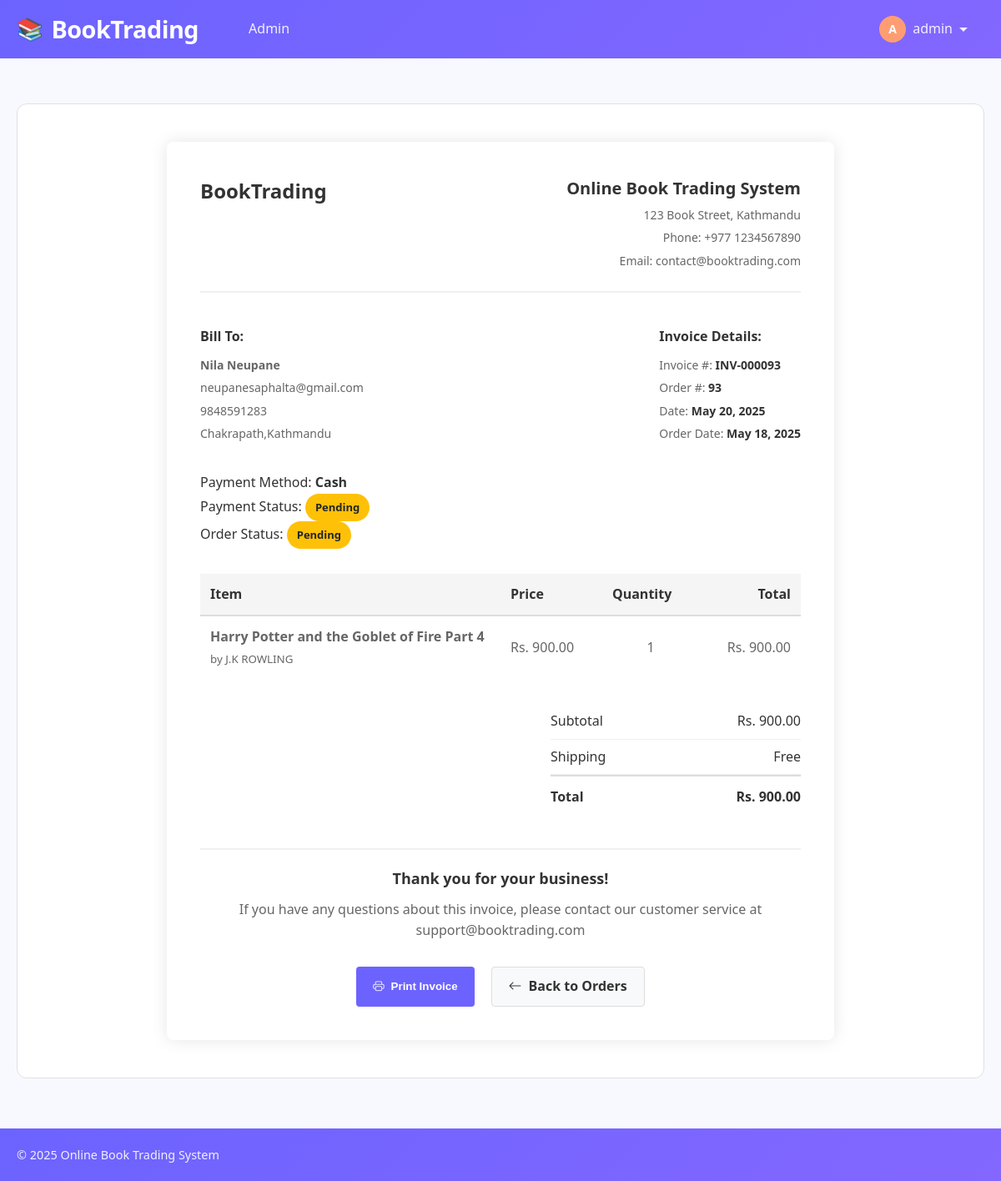
Screenshot of /invoice.php?id=93 (signed in) with the database file from the repository.
### tables this page shows
CREATE TABLE `orders` (
  `id` int(11) NOT NULL,
  `purchase_order_id` varchar(255) DEFAULT NULL,
  `user_id` int(11) NOT NULL,
  `total_amount` decimal(10,2) NOT NULL,
  `payment_method` enum('cash','khalti') NOT NULL,
  `payment_status` enum('pending','completed','failed') DEFAULT 'pending',
  `status` enum('pending','processing','completed','cancelled') DEFAULT 'pending',
  `created_at` timestamp NOT NULL DEFAULT current_timestamp(),
  `transaction_id` varchar(255) DEFAULT NULL
);

CREATE TABLE `users` (
  `id` int(11) NOT NULL,
  `name` varchar(255) NOT NULL,
  `email` varchar(255) NOT NULL,
  `phone` varchar(20) NOT NULL,
  `password` varchar(255) NOT NULL,
  `address` text DEFAULT NULL,
  `is_admin` tinyint(1) DEFAULT 0,
  `created_at` timestamp NOT NULL DEFAULT current_timestamp()
);

CREATE TABLE `order_items` (
  `id` int(11) NOT NULL,
  `order_id` int(11) NOT NULL,
  `book_id` int(11) NOT NULL,
  `quantity` int(11) NOT NULL DEFAULT 1,
  `price` decimal(10,2) NOT NULL
);

CREATE TABLE `books` (
  `id` int(11) NOT NULL,
  `title` varchar(255) NOT NULL,
  `author` varchar(255) NOT NULL,
  `description` text DEFAULT NULL,
  `price` decimal(10,2) NOT NULL,
  `image` varchar(255) DEFAULT 'default-book.jpg',
  `status` enum('available','sold','pending') DEFAULT 'available',
  `quantity` int(11) DEFAULT 1,
  `added_by` int(11) DEFAULT NULL,
  `is_old` tinyint(1) DEFAULT 0,
  `category_id` int(11) DEFAULT NULL,
  `created_at` timestamp NOT NULL DEFAULT current_timestamp()
);

### includes/functions.php (called while the page is built, shortened)
<?php
function isAdmin() {
    return isset($_SESSION['is_admin']) && $_SESSION['is_admin'] == 1;
}
?>

### invoice.php (the view, shortened to what this page needs)
<?php
require_once 'includes/header.php';
$orderId = isset($_GET['id']) ? (int)$_GET['id'] : 0;
$query = "SELECT o.*, u.name as user_name, u.email, u.phone, u.address
          FROM orders o
          JOIN users u ON o.user_id = u.id
          WHERE o.id = $orderId";
$result = mysqli_query($conn, $query);
$order = mysqli_fetch_assoc($result);
$query = "SELECT oi.*, b.title, b.author FROM order_items oi
          JOIN books b ON oi.book_id = b.id
          WHERE oi.order_id = $orderId";
$result = mysqli_query($conn, $query);
$items = [];
while ($row = mysqli_fetch_assoc($result)) {
    $items[] = $row;
}
$subtotal = 0;
foreach ($items as $item) {
    $subtotal += $item['price'] * $item['quantity'];
}
$orderDate = date('F j, Y', strtotime($order['created_at']));
$invoiceDate = date('F j, Y');
?>
<div class="invoice-container">
    <div class="invoice-header">
        <div class="invoice-logo">
            BookTrading
        </div>
        <div class="invoice-company">
            <h3>Online Book Trading System</h3>
            <p>123 Book Street, Kathmandu</p>
            <p>Phone: +977 1234567890</p>
            <p>Email: contact@booktrading.com</p>
        </div>
    </div>
    <div class="invoice-details">
        <div class="invoice-details-left">
            <h4>Bill To:</h4>
            <p><strong><?php echo $order['user_name']; ?></strong></p>
            <p><?php echo $order['email']; ?></p>
            <p><?php echo $order['phone']; ?></p>
            <p><?php echo $order['address']; ?></p>
        </div>
        <div class="invoice-details-right">
            <h4>Invoice Details:</h4>
            <p>Invoice #: <span class="invoice-id">INV-<?php echo str_pad($orderId, 6, '0', STR_PAD_LEFT); ?></span></p>
            <p>Order #: <span class="invoice-id"><?php echo $orderId; ?></span></p>
            <p>Date: <span class="invoice-date"><?php echo $invoiceDate; ?></span></p>
            <p>Order Date: <span class="invoice-date"><?php echo $orderDate; ?></span></p>
        </div>
    </div>
    <div class="payment-status">
        <p>Payment Method: <strong><?php echo ucfirst($order['payment_method']); ?></strong></p>
        <p>
            Payment Status:
            <span class="status-badge status-<?php echo $order['payment_status']; ?>">
                <?php echo ucfirst($order['payment_status']); ?>
            </span>
        </p>
        <p>
            Order Status:
            <span class="status-badge status-<?php echo $order['status'] === 'completed' ? 'completed' : ($order['status'] === 'pending' ? 'pending' : 'failed'); ?>">
                <?php echo ucfirst($order['status']); ?>
            </span>
        </p>
    </div>
    <table class="invoice-items">
        <thead>
            <tr>
                <th width="50%">Item</th>
                <th>Price</th>
                <th class="item-quantity">Quantity</th>
                <th class="text-right">Total</th>
            </tr>
        </thead>
        <tbody>
            <?php foreach ($items as $item): ?>
                <tr>
                    <td>
                        <strong><?php echo $item['title']; ?></strong><br>
                        <small>by <?php echo $item['author']; ?></small>
                    </td>
                    <td>Rs. <?php echo number_format($item['price'], 2); ?></td>
                    <td class="item-quantity"><?php echo $item['quantity']; ?></td>
                    <td class="text-right">Rs. <?php echo number_format($item['price'] * $item['quantity'], 2); ?></td>
                </tr>
            <?php endforeach; ?>
        </tbody>
    </table>
    <div class="invoice-totals">
        <div class="totals-table">
            <div class="totals-row">
                <span>Subtotal</span>
                <span>Rs. <?php echo number_format($subtotal, 2); ?></span>
            </div>
            <div class="totals-row">
                <span>Shipping</span>
                <span>Free</span>
            </div>
            <div class="totals-row">
                <span>Total</span>
                <span>Rs. <?php echo number_format($subtotal, 2); ?></span>
            </div>
        </div>
    </div>
    <div class="invoice-footer">
        <p class="thank-you">Thank you for your business!</p>
        <p>If you have any questions about this invoice, please contact our customer service at support@booktrading.com</p>
    </div>
    <div class="invoice-actions no-print">
        <button class="btn-print" onclick="window.print();">
            <i class="bi bi-printer"></i> Print Invoice
        </button>
        <a href="<?php echo isAdmin() ? 'admin/orders.php' : 'user/orders.php'; ?>" class="btn-back">
            <i class="bi bi-arrow-left"></i> Back to Orders
        </a>
    </div>
</div>
<?php require_once 'includes/footer.php'; ?>

### assets/css/style.css (style rules this page uses)
body { font-family: 'Segoe UI', Tahoma, Geneva, Verdana, sans-serif; background-color: #f8f9fa; }

### includes/header.php (style rules this page uses)
:root { --primary-color: #6c63ff; --secondary-color: #ff9d72; --accent-color: #ff6584; --success-color: #4caf50; --light-color: #f8f9ff; --dark-color: #2c2c54; --gray-light: #f0f2f9; --gray-medium: #e0e0e0; --gray-dark: #a0a0a0; --text-primary: #333333; --text-secondary: #666666; --font-primary: 'Poppins', 'Segoe UI', Tahoma, sans-serif; --radius: 12px; --radius-sm: 6px; --transition: all 0.3s ease; }
* { box-sizing: border-box; margin: 0; padding: 0; }
body { font-family: var(--font-primary); line-height: 1.6; color: var(--text-primary); background-color: var(--light-color); min-height: 100vh; }

### invoice.php (style rules this page uses)
.invoice-container { max-width: 800px; margin: 20px auto; background: #fff; border-radius: 8px; box-shadow: 0 0 20px rgba(0, 0, 0, 0.1); padding: 40px; }
.invoice-header { display: flex; justify-content: space-between; margin-bottom: 40px; border-bottom: 2px solid #f0f0f0; padding-bottom: 20px; }
.invoice-logo { font-size: 24px; font-weight: bold; color: #333; }
.invoice-company { text-align: right; }
.invoice-company h3 { margin: 0; font-size: 20px; color: #333; }
.invoice-company p { margin: 5px 0; color: #666; font-size: 14px; }
.invoice-details { display: flex; justify-content: space-between; margin-bottom: 30px; }
.invoice-details-left h4, .invoice-details-right h4 { font-size: 16px; margin-bottom: 10px; color: #333; }
.invoice-details-left p, .invoice-details-right p { margin: 5px 0; color: #666; font-size: 14px; }
.invoice-id, .invoice-date { color: #333; font-weight: bold; }
.invoice-items { width: 100%; border-collapse: collapse; margin-bottom: 30px; }
.invoice-items th { background-color: #f5f5f5; padding: 12px; text-align: left; font-weight: 600; color: #333; border-bottom: 2px solid #ddd; }
.invoice-items td { padding: 12px; border-bottom: 1px solid #eee; color: #666; }
.invoice-items tr:last-child td { border-bottom: none; }
.invoice-items .text-right { text-align: right; }
.item-quantity { text-align: center; }
.invoice-totals { display: flex; justify-content: flex-end; margin-bottom: 40px; }
.totals-table { width: 300px; }
.totals-row { display: flex; justify-content: space-between; padding: 8px 0; border-bottom: 1px solid #eee; }
.totals-row:last-child { border-top: 2px solid #ddd; border-bottom: none; padding-top: 12px; font-weight: bold; font-size: 16px; }
.payment-status { margin-bottom: 30px; }
.status-badge { display: inline-block; padding: 6px 12px; border-radius: 20px; color: white; font-weight: 600; font-size: 13px; }
.status-pending { background-color: #ffc107; color: #212529; }
.invoice-footer { text-align: center; margin-top: 40px; padding-top: 20px; border-top: 2px solid #f0f0f0; color: #666; }
.thank-you { font-size: 18px; font-weight: 600; margin-bottom: 10px; color: #333; }
.invoice-actions { display: flex; justify-content: center; margin-top: 30px; }
.btn-print, .btn-download, .btn-back { padding: 10px 20px; margin: 0 10px; border-radius: 4px; cursor: pointer; font-weight: 600; text-decoration: none; display: inline-flex; align-items: center; }
.btn-print { background-color: #6c63ff; color: white; border: none; }
.btn-back { background-color: #f8f9fa; color: #333; border: 1px solid #ddd; }
.btn-print i, .btn-download i, .btn-back i { margin-right: 8px; }

### includes/footer.php (style rules this page uses)
html, body { height: 100%; }
body { display: flex; flex-direction: column; min-height: 100vh; }

### rows the page displays
orders: user.name "Nila Neupane", user.email "neupanesaphalta@gmail.com", user.phone "9848591283", user.address "Chakrapath,Kathmandu", created_at "May 18, 2025", payment_method "Cash", payment_status "Pending", status "Pending"
order_items: book.title "Harry Potter and the Goblet of Fire Part 4", book.author "J.K ROWLING", price "900.00", quantity "1", $item['price']*$item['quantity'] "900.00"

### other values shown
substr($_SESSION['user_name'], 0, 1) "A"
$_SESSION['user_name'] "admin"
str_pad($orderId, 6, '0', STR_PAD_LEFT) "000093"
$orderId "93"
$subtotal "900.00"
